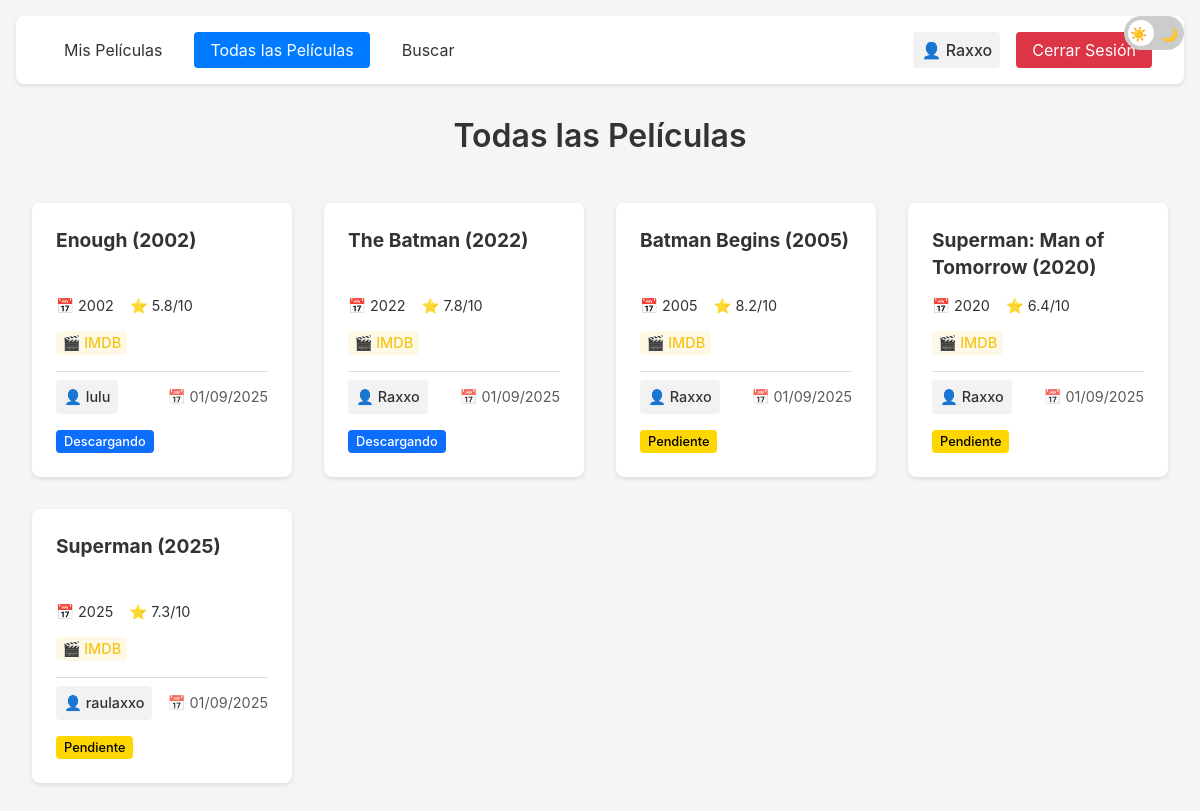
The page /all (signed in) on the database its author committed.
### models/user_model.py (models this page shows, shortened)
class User(UserMixin):
    id = None
    username = None
    password = None
    created_at = None
    downloads = None

        class UserModel(User, db.Model):
            __tablename__ = 'user'
            id = db.Column(db.Integer, primary_key=True)
            username = db.Column(db.String(80), unique=True, nullable=False)
            password = db.Column(db.String(120), nullable=False)
            created_at = db.Column(db.DateTime, default=datetime.utcnow)
            downloads = db.relationship('Download', backref='user', lazy=True)

        class Download(db.Model):
            __tablename__ = 'download'
            id = db.Column(db.Integer, primary_key=True)
            movie_id = db.Column(db.String(120), nullable=False)
            movie_title = db.Column(db.String(200), nullable=False)
            year = db.Column(db.String(4))
            rating = db.Column(db.String(10))
            magnet = db.Column(db.Text, nullable=False)
            imdb_code = db.Column(db.String(20))
            download_date = db.Column(db.DateTime, default=datetime.utcnow)
            status = db.Column(db.String(20), default='pendiente')
            user_id = db.Column(db.Integer, db.ForeignKey('user.id'), nullable=False)

### app.py (the view)
@app.route('/all')
@login_required
def all_movies():
    movies = Download.query.order_by(Download.download_date.desc()).all()
    return render_template('all_movies.html', movies=movies)

### app.py (called while the page is built)
@login_manager.user_loader
def load_user(user_id):
    return UserModel.query.get(int(user_id))

### templates/all_movies.html (shortened to what this page needs)
{% extends "base.html" %}
{% block content %}
<h1 class="page-title">Todas las Películas</h1>
<div class="movies-grid">
    {% for movie in movies %}
    <div class="movie-card">
        <div class="movie-info">
            <h3 class="movie-title">{{ movie.movie_title }}</h3>
            <div class="movie-details">
                {% if movie.year %}
                <span>📅 {{ movie.year }}</span>
                {% endif %}
                {% if movie.rating %}
                <span>⭐ {{ movie.rating }}/10</span>
                {% endif %}
                {% if movie.imdb_code %}
                <a href="https://www.imdb.com/title/{{ movie.imdb_code }}" target="_blank" class="imdb-link">
                    🎬 IMDB
                </a>
                {% endif %}
            </div>
            <div class="movie-meta">
                <span class="user-info">👤 {{ movie.user.username }}</span>
                <span class="date-info">📅 {{ movie.download_date.strftime('%d/%m/%Y') }}</span>
            </div>
            <div class="movie-status">
                <span class="status-badge {{ movie.status }}">{{ movie.status }}</span>
            </div>
        </div>
    </div>
    {% endfor %}
</div>
{% endblock %}

### templates/base.html (shortened to what this page needs)
<!DOCTYPE html>
<html>
<head>
    <link rel="stylesheet" href="{{ url_for('static', filename='css/style.css') }}">
    <link rel="stylesheet" href="{{ url_for('static', filename='css/main.css') }}">
    <link rel="stylesheet" href="{{ url_for('static', filename='css/search.css') }}">
</head>
<body>
    <div class="theme-switch-wrapper">
        <label class="theme-switch" for="checkbox">
            <div class="slider round">
                <span class="slider-icon sun">☀️</span>
                <span class="slider-icon moon">🌙</span>
            </div>
        </label>
    </div>
    <div class="container">
        <nav class="navbar">
            <div class="nav-left">
                <a href="/" class="nav-link {% if request.endpoint == 'index' %}active{% endif %}">Mis Películas</a>
                <a href="/all" class="nav-link {% if request.endpoint == 'all_movies' %}active{% endif %}">Todas las Películas</a>
                <a href="/search" class="nav-link {% if request.endpoint == 'search' %}active{% endif %}">Buscar</a>
            </div>
            <div class="nav-right">
                {% if current_user.is_authenticated %}
                    <span class="user-info">👤 {{ current_user.username }}</span>
                    <a href="{{ url_for('logout') }}" class="nav-link logout-btn">Cerrar Sesión</a>
                {% else %}
                    <a href="{{ url_for('login') }}" class="nav-link">Iniciar Sesión</a>
                    <a href="{{ url_for('register') }}" class="nav-link">Registrarse</a>
                {% endif %}
            </div>
        </nav>
        {% block content %}{% endblock %}
    </div>
</body>
</html>

### static/css/style.css (style rules this page uses)
:root { --bg-color: #f5f5f5; --text-color: #333; --card-bg: #fff; --border-color: #ddd; --primary-color: #007bff; --hover-color: #0056b3; }
body { margin: 0; padding: 0; font-family: -apple-system, BlinkMacSystemFont, "Segoe UI", Roboto, "Helvetica Neue", Arial, sans-serif; background-color: var(--bg-color); color: var(--text-color); transition: background-color 0.3s ease; }
.page-title { font-size: 2rem; color: var(--text-color); text-align: center; margin: 2rem 0; font-weight: 600; }
.container { max-width: 1200px; margin: 0 auto; padding: 1rem; }
.navbar { display: flex; justify-content: space-between; align-items: center; padding: 1rem 2rem; margin-bottom: 2rem; background-color: var(--card-bg); border-radius: 8px; box-shadow: 0 2px 4px rgba(0, 0, 0, 0.1); }
.nav-left, .nav-right { display: flex; gap: 1rem; align-items: center; }
.nav-link { color: var(--text-color); text-decoration: none; padding: 0.5rem 1rem; border-radius: 4px; transition: all 0.2s ease; }
.nav-link:hover, .nav-link.active { background-color: var(--primary-color); color: white; }
.user-info { color: var(--text-color); font-weight: 500; padding: 0.5rem; border-radius: 4px; background-color: rgba(0, 0, 0, 0.05); }
.logout-btn { background-color: #dc3545; color: white; }

### static/css/main.css (style rules this page uses)
.movies-grid { display: grid; grid-template-columns: repeat(auto-fill, minmax(240px, 1fr)); gap: 2rem; padding: 1rem; }
.movie-card { background-color: var(--card-bg); border-radius: 8px; overflow: hidden; box-shadow: 0 2px 4px rgba(0, 0, 0, 0.1); transition: transform 0.2s; }
.movie-info { padding: 1rem; }
.movie-title { margin: 0 0 0.5rem 0; font-size: 1.1rem; color: var(--text-color); }
.movie-meta { display: flex; justify-content: space-between; color: #666; font-size: 0.9rem; margin-bottom: 1rem; }
.theme-switch-wrapper { position: fixed; top: 1rem; right: 1rem; z-index: 100; }
.theme-switch { display: inline-block; height: 34px; position: relative; width: 60px; }
.slider { background-color: #ccc; bottom: 0; cursor: pointer; left: 0; position: absolute; right: 0; top: 0; transition: .4s; border-radius: 34px; }
.slider:before { background-color: #fff; bottom: 4px; content: ""; height: 26px; left: 4px; position: absolute; transition: .4s; width: 26px; border-radius: 50%; }
.slider-icon { position: absolute; top: 50%; transform: translateY(-50%); font-size: 14px; }
.sun { left: 6px; }
.moon { right: 6px; }
.movie-meta { display: flex; justify-content: space-between; align-items: center; margin-top: 1rem; padding-top: 0.5rem; border-top: 1px solid var(--border-color); font-size: 0.9rem; color: var(--text-color); }
.user-info { display: flex; align-items: center; gap: 0.3rem; font-weight: 500; }
.date-info { color: var(--text-color); opacity: 0.8; }
.status-badge { display: inline-block; padding: 0.25rem 0.5rem; border-radius: 4px; font-size: 0.8rem; font-weight: 500; text-transform: capitalize; }
.status-badge.pendiente { background-color: #ffd700; color: #000; }
.status-badge.descargando { background-color: #0d6efd; color: white; }
.imdb-link { color: #f5c518; text-decoration: none; font-weight: 500; padding: 0.2rem 0.4rem; border-radius: 4px; background-color: rgba(245, 197, 24, 0.1); }
a { color: var(--primary-color); text-decoration: none; }

### static/css/search.css (style rules this page uses)
.movie-card { display: flex; flex-direction: column; background-color: var(--card-bg); border-radius: 8px; overflow: hidden; box-shadow: 0 2px 4px rgba(0, 0, 0, 0.1); transition: transform 0.2s ease, box-shadow 0.2s ease; height: 100%; }
.movie-info { padding: 1.5rem; display: flex; flex-direction: column; flex-grow: 1; }
.movie-info h3 { margin: 0 0 1rem 0; font-size: 1.2rem; color: var(--text-color); line-height: 1.4; display: -webkit-box; -webkit-line-clamp: 2; -webkit-box-orient: vertical; overflow: hidden; height: 2.8em; }
.movie-details { display: flex; flex-wrap: wrap; gap: 1rem; font-size: 0.9rem; color: var(--text-color); margin-bottom: auto; }

### rows shown on the page
UserModel: username "Raxxo"
Download: movie_title "Enough (2002)", year "2002", rating "5.8", user.username "lulu", download_date "01/09/2025", status "Descargando"
Download: movie_title "The Batman (2022)", year "2022", rating "7.8", user.username "Raxxo", download_date "01/09/2025", status "Descargando"
Download: movie_title "Batman Begins (2005)", year "2005", rating "8.2", user.username "Raxxo", download_date "01/09/2025", status "Pendiente"
Download: movie_title "Superman: Man of Tomorrow (2020)", year "2020", rating "6.4", user.username "Raxxo", download_date "01/09/2025", status "Pendiente"
Download: movie_title "Superman (2025)", year "2025", rating "7.3", user.username "raulaxxo", download_date "01/09/2025", status "Pendiente"
